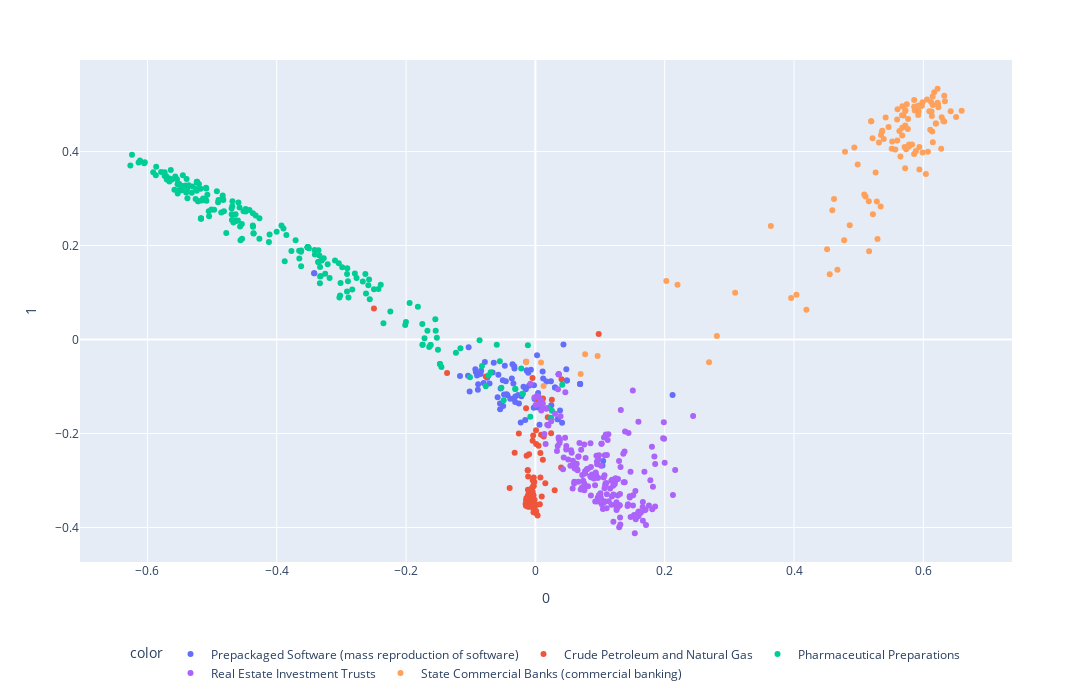

Notebook code for this chart:
### Markdown cell above
This is a 2D PCA reduction of that 600 dimensional space. We're plotting the first two dimensions, which capture the most variance.

### Code cell
plot = std_func.pca_visualize_2d(tfidf, df.loc[:,["name","SIC_desc"]])
